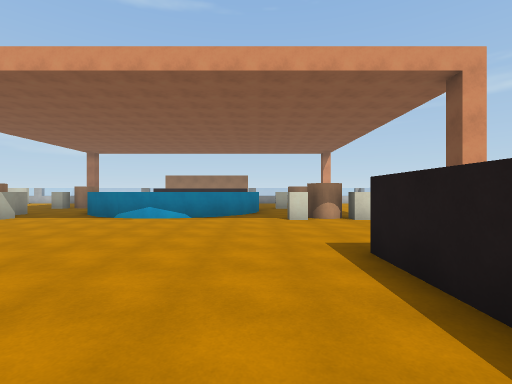
[1] (above)

24 first-person views from a walk through a Unity game level. The camera is 1.5 m above the floor, looks level and sees 85° across. The floor is counted in squares, 2 m on a side. Each view is taken from the middle of a square. On the plan, view 1 faces up. The plan holds only what a view shows up to about 10 squares ahead; the rest is blank. The player is left out. Surface patterns are stand-ins for the level's own textures.

[2]
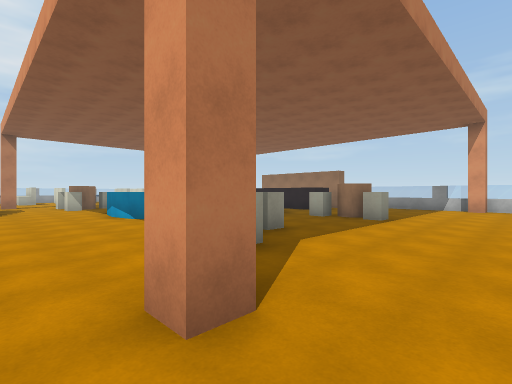

[3]
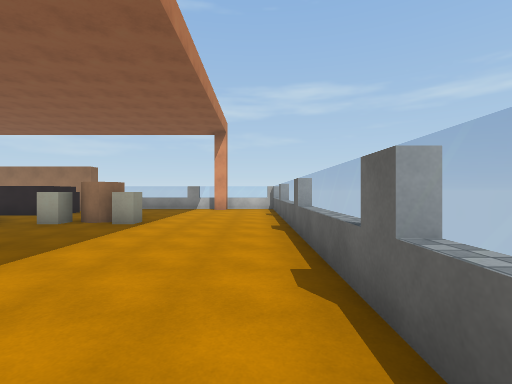

[4]
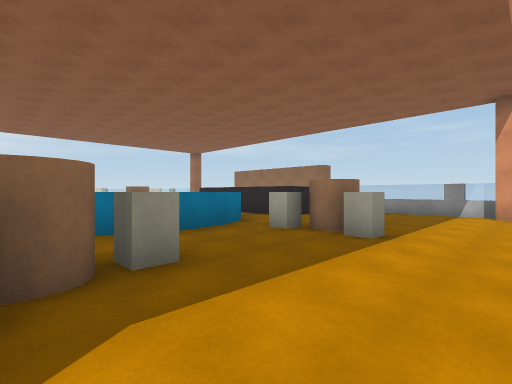

[5]
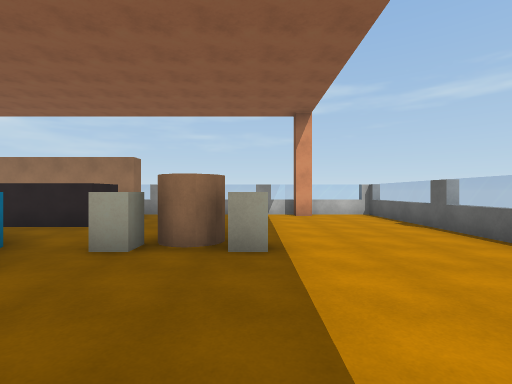

[6]
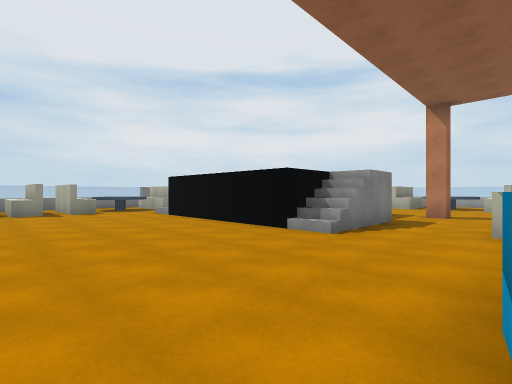

[7]
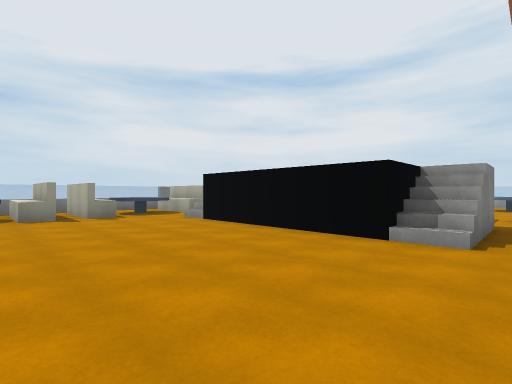

[8]
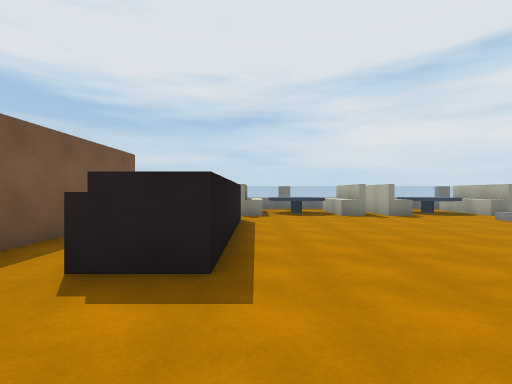

[9]
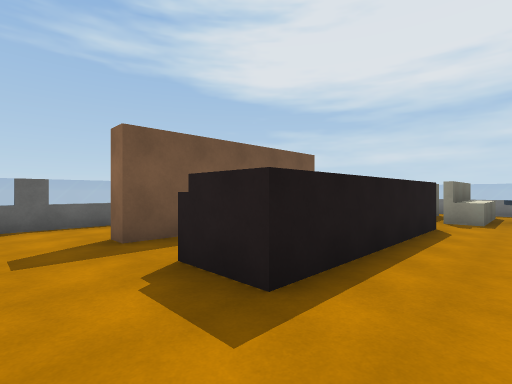

[10]
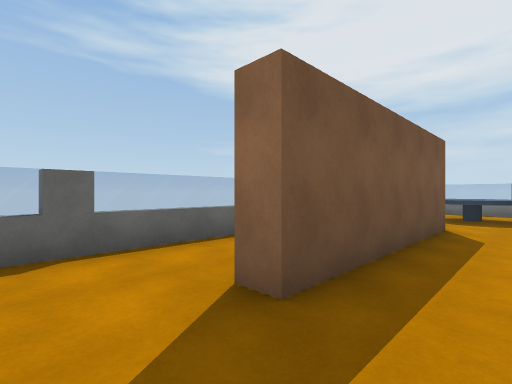

[11]
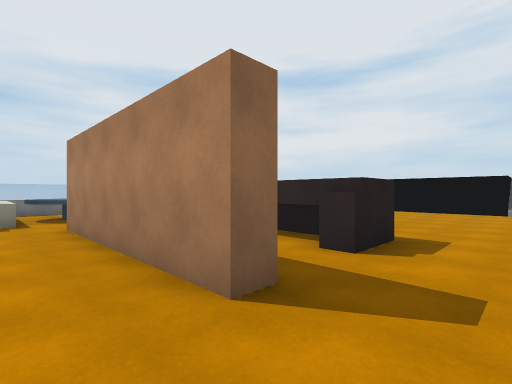

[12]
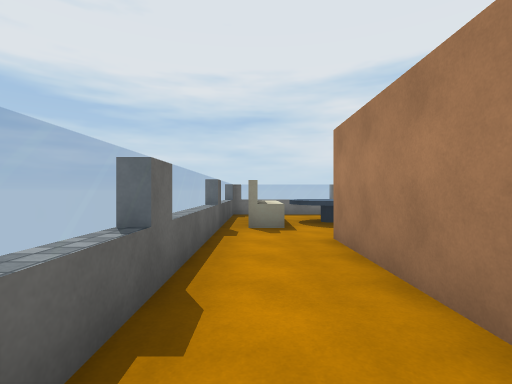

[13]
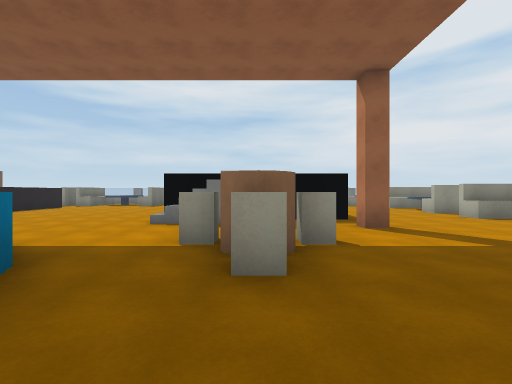

[14]
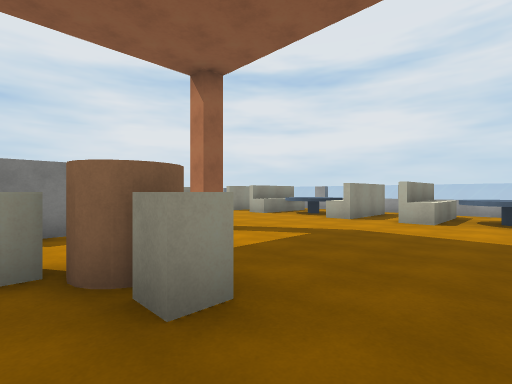

[15]
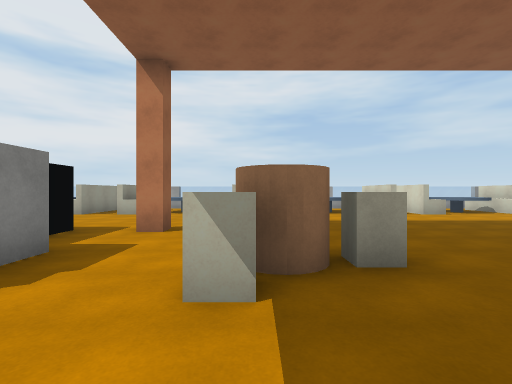

[16]
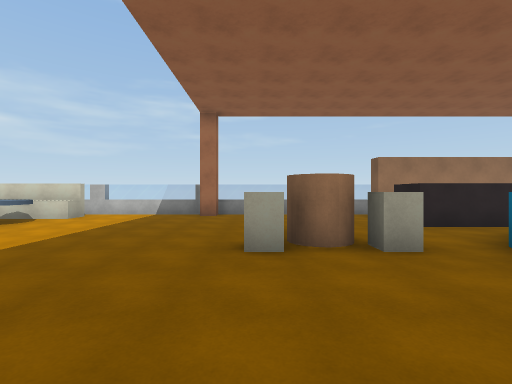

[17]
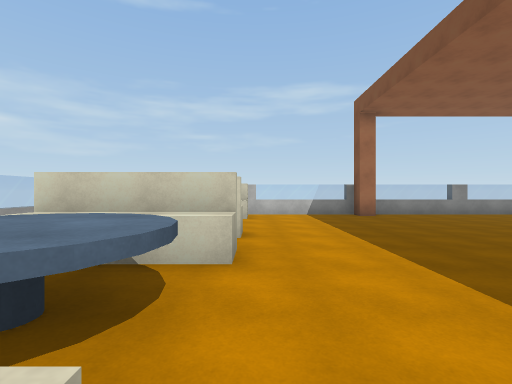

[18]
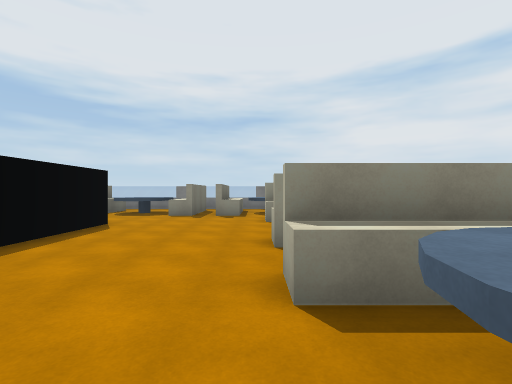

[19]
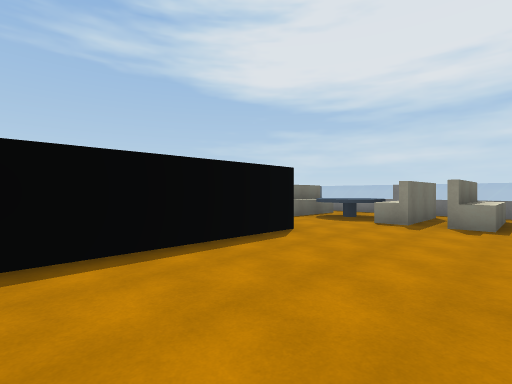

[20]
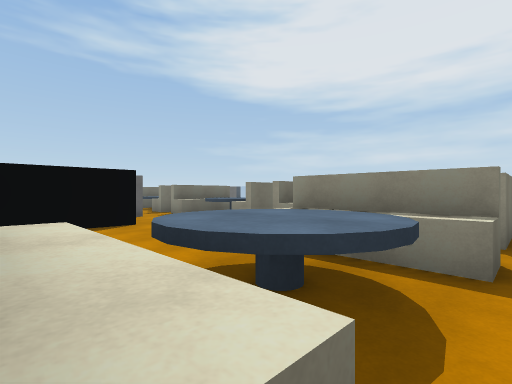

[21]
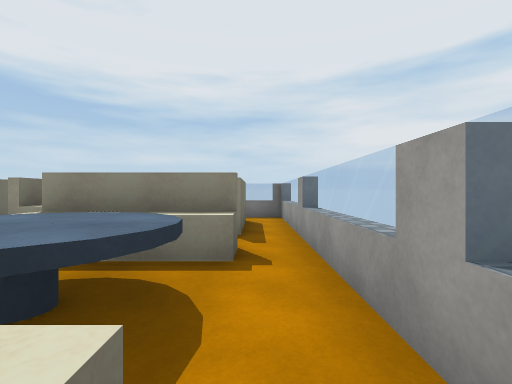

[22]
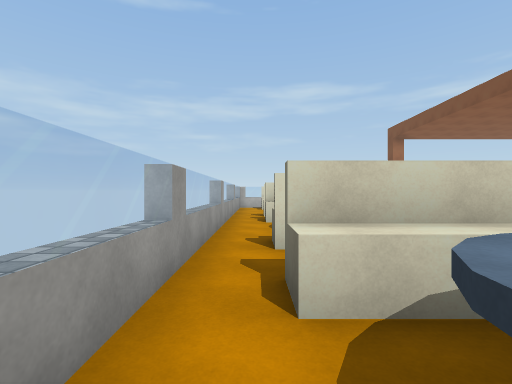

[23]
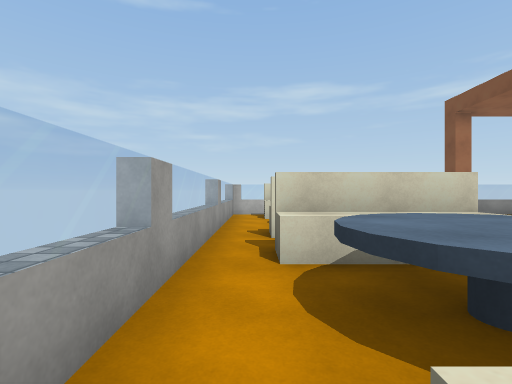

[24]
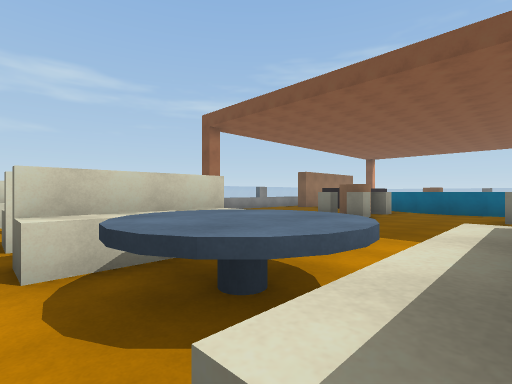

### Floor plan
Key: @ floor where view 1 was taken; # wall or solid block; . main floor; : floor 2.5 m higher than the main floor; / step, stairs or slope; = window, fence, low wall or low ledge; ^ raised ledge; B block; C orange cylinder; O other object.
Columns run from 18 left of view 1 to 7 right of it. Each row starts with its distance up from view 1.
 19  #############   ########
 18 O.  B..O...B.     O .B=..O
 17 =.^^.........#   #. .....=
 16 =.OO.........    B. .....=
 15 B.OO.........#####.......B
 14 =.^^......B...^ ^... ....=
 13 =.  .....BCB.^   ^.BCB...=
 12 =.OO........^     ^......=
 11 B.OO........^     ^......B
 10 =.OO........^     ^......=
  9 =.^^......B..^   ^..B....=
  8 B........BCB..^^^..BCB...B
  7 =.^^.....................=
  6 =.OO...#..............#..
  5  .OO......://............=
  4   ^^....:   :............B
  3    .....     .......#B#..=
  2  .^^....     .......#.#..=
  1 B.OO....     .......#.#..B
  0 =.OO....     .....@.#.#..=
 -1 =.OO......  /.......#.#..=
 -2 =.......... .............=
 -3 B.^ .^#.O.##.O^.^.O^.^O.#B
 -4 =.O O^#OOO^^ OO.#OO#.OOO#=
 -5 =.^ .^^.O.#   O.^  ^.OO.#=
 -6 O.    .O.       .  ..O...O
 -7  #  #####       #  ######

Where each view was taken, in squares from view 1:
view 1: 0 up, 0 right, facing up
view 2: 5 up, 6 right, facing up-left
view 3: 6 up, 6 right, facing up
view 4: 8 up, 5 right, facing up-left
view 5: 9 up, 3 right, facing up
view 6: 8 up, 1 left, facing down-left
view 7: 6 up, 1 left, facing down-left
view 8: 6 up, 1 right, facing down
view 9: 5 up, 0 right, facing down-right
view 10: 5 up, 3 right, facing down-right
view 11: 5 up, 6 right, facing down-left
view 12: 3 up, 6 right, facing down
view 13: 12 up, 8 left, facing down
view 14: 11 up, 7 left, facing down-left
view 15: 8 up, 5 left, facing left
view 16: 9 up, 9 left, facing up
view 17: 9 up, 14 left, facing up
view 18: 6 up, 14 left, facing down
view 19: 4 up, 14 left, facing down-right
view 20: 2 up, 17 left, facing down-right
view 21: 2 up, 17 left, facing down
view 22: 5 up, 17 left, facing up
view 23: 9 up, 17 left, facing up
view 24: 9 up, 17 left, facing up-right
